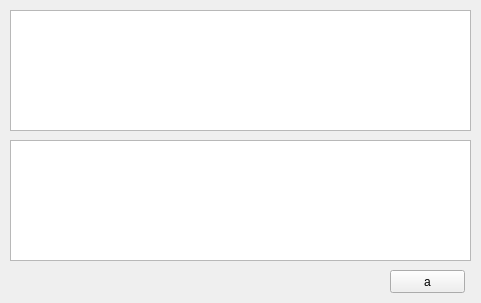
<?xml version="1.0" encoding="UTF-8"?>
<ui version="4.0">
 <class>Form</class>
 <widget class="QWidget" name="Form">
  <property name="geometry">
   <rect>
    <x>0</x>
    <y>0</y>
    <width>481</width>
    <height>303</height>
   </rect>
  </property>
  <property name="windowTitle">
   <string>Form</string>
  </property>
  <widget class="QListWidget" name="list_top">
   <property name="geometry">
    <rect>
     <x>10</x>
     <y>10</y>
     <width>461</width>
     <height>121</height>
    </rect>
   </property>
  </widget>
  <widget class="QListWidget" name="list_bot">
   <property name="geometry">
    <rect>
     <x>10</x>
     <y>140</y>
     <width>461</width>
     <height>121</height>
    </rect>
   </property>
  </widget>
  <widget class="QPushButton" name="bt_add">
   <property name="geometry">
    <rect>
     <x>390</x>
     <y>270</y>
     <width>75</width>
     <height>23</height>
    </rect>
   </property>
   <property name="text">
    <string>a</string>
   </property>
  </widget>
 </widget>
 <resources/>
 <connections/>
</ui>
